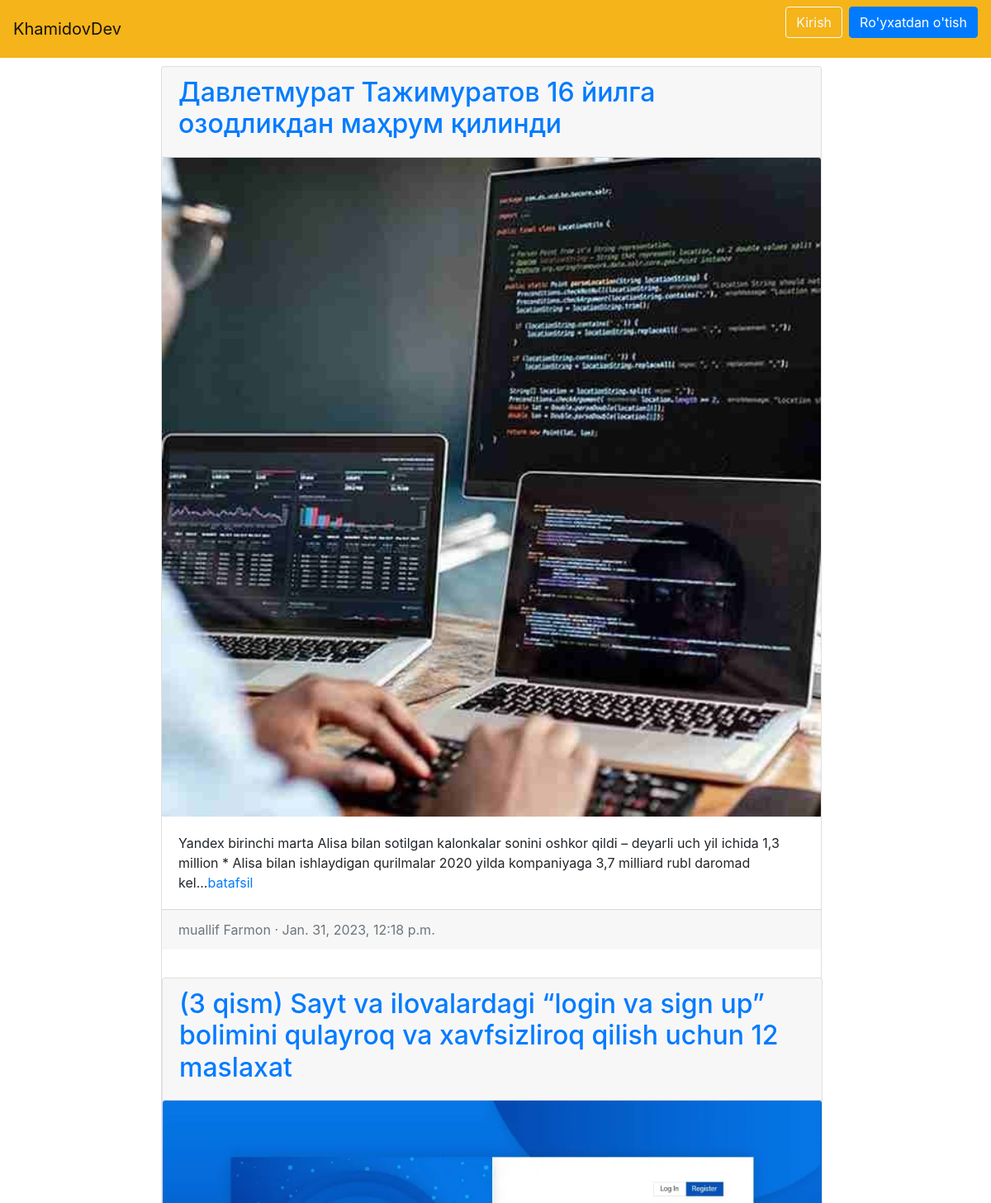
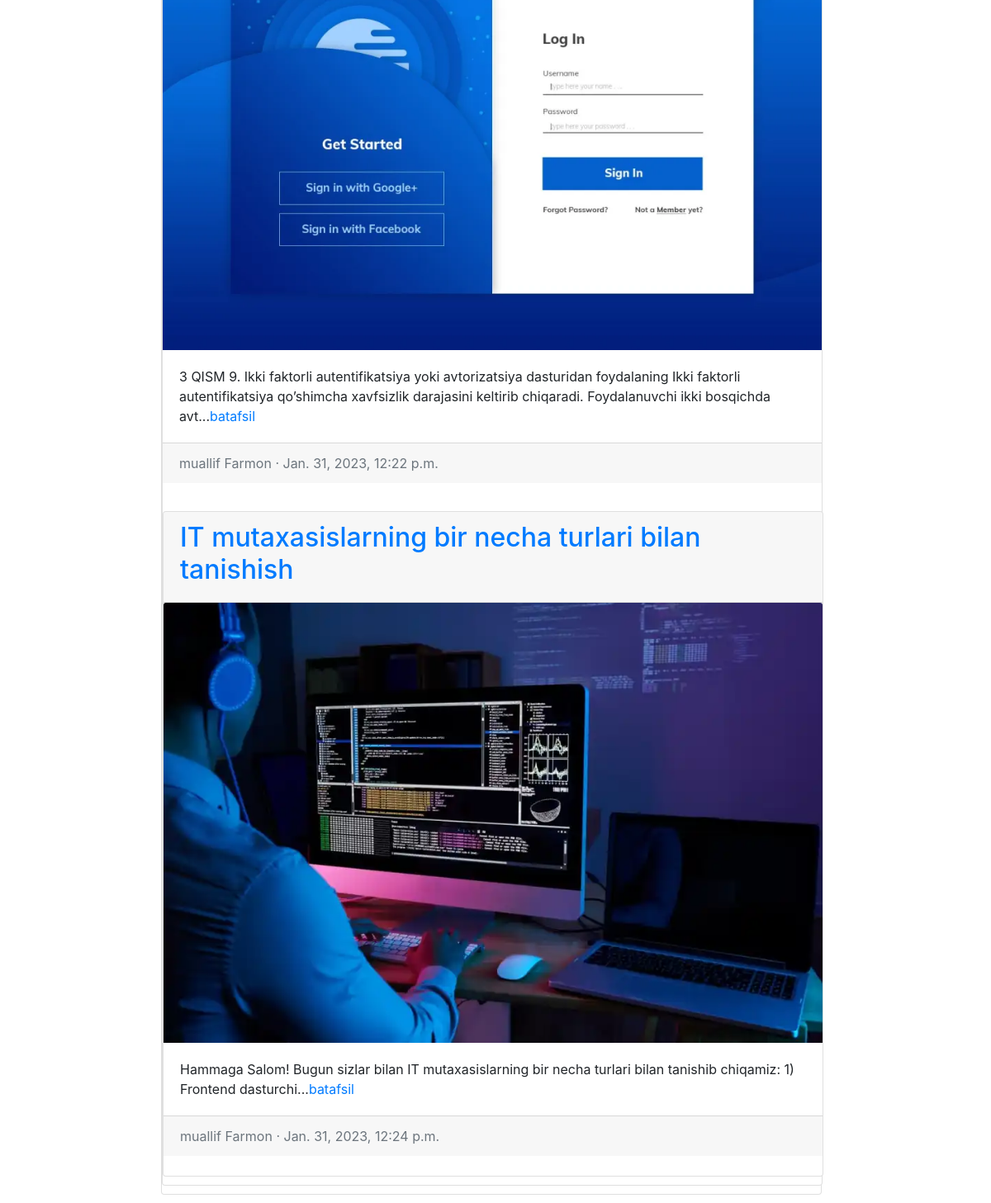
The app's page /articles/ with its own data (2 pictures, top to bottom).
### articles/models.py (models this page shows, shortened)
class Articles(models.Model):
    title = models.CharField(max_length=200)
    summary = models.CharField(max_length=200, blank=True)
    body = RichTextField()
    photo = models.ImageField(upload_to='images/', blank=True)
    date = models.DateTimeField(auto_now_add=True)
    author = models.ForeignKey(
        get_user_model(),
        on_delete=models.CASCADE,
    )

### blognetwork/models.py (models this page shows)
class CustomUser(AbstractUser):
    age = models.PositiveIntegerField(null=True, blank=True)

### articles/views.py (the view)
# urls.py: path('', ArticleListView.as_view(), name='article_list'),
class ArticleListView(ListView):
    model = Articles
    template_name = 'article_list.html'

### templates/article_list.html (shortened to what this page needs)
{% extends 'base.html' %}
{% block content %}
    {% for article in object_list %}
        <div class="card" style="width: 50rem; margin: 10px 0;">
            <div class="card-header">
                <span class="font-weight-bold"><a href="{% url 'article_detail' article.pk  %}"><h2>{{ article.title }}</h2></a></span>
            </div>
            {% if article.photo %}
                <img class="card-img-top" src="{{ article.photo.url }}" alt="{{ article.title }}">
            {%  endif %}
            <div class="card-body">
                {{ article.summary }}...<a href="{% url 'article_detail' article.pk  %}">batafsil</a>
            </div>
            <div class="card-footer text-left text-muted">
                <span class="text-muted">muallif {{ article.author | title }} &middot; {{ article.date }}</span>
            </div>
        <br />
    {% endfor %}
    </div>
{% endblock content %}

### templates/base.html (shortened to what this page needs)
{% load static %}
<!DOCTYPE html>
<html lang="en">
<head>
    <link rel="stylesheet" href="https://cdn.jsdelivr.net/npm/bootstrap@4.5.3/dist/css/bootstrap.min.css"
>
</head>
<body>
    <nav class="navbar navbar-expand-lg navbar-light" style="background-color: #F4B41A;">
        <a class="navbar-brand" href="{% url 'home' %}">
                KhamidovDev
        </a>
        <div class="collapse navbar-collapse" id="navbarSupportedContent">
            {% if user.is_authenticated %}
            <ul class="navbar-nav ml-auto">
                <li class="nav-item">
                    <a  class="nav-link text-black dropdown-toggle" href="#" id="navbarDropdown" role="button"
                        data-toggle="dropdown" aria-haspopup="true" aria-expanded="false">
                        {{ user.username | title }}
                    </a>
                    <div class="dropdown-menu dropdown-menu-lg-right" aria-labelledby="navbarDropdown">
                         <a class="dropdown-item" href="{% url 'article_new' %}">Yangi post</a>
                        <div class="dropdown-divider"></div>
                        <a class="dropdown-item" href="{% url 'password_change'%}">Kalit so'zni almashtirish</a>
                        <div class="dropdown-divider"></div>
                        <a class="dropdown-item" href="{% url 'logout' %}">Chiqib ketish</a>
                    </div>
                </li>
            </ul>
            {% else %}
            <form class="form-inline ml-auto">
                <a href="{% url 'login' %}" class="btn btn-outline-light">Kirish</a>
                <a href="{% url 'signup' %}" class="btn btn-primary ml-2">Ro'yxatdan o'tish</a>
            </form>
            {% endif %}
        </div>
    </nav>
    <main>
        <div class="container" style="width: 70%; margin: 10px auto;">
            {% block content %}
            {% endblock content %}
        </div>
    </main>
</body>
</html>

### records on screen
Articles: title "Давлетмурат Тажимуратов 16 йилга озодликдан маҳрум қилинди", photo (picture), summary "Yandex birinchi marta Alisa bilan sotilgan kalonkalar sonini oshkor qildi – deyarli uch yil ichida 1,3 million * Alisa bilan ishlaydigan qurilmalar 2020 yilda kompaniyaga 3,7 milliard rubl daromad kel", author "Farmon", date "Jan. 31, 2023, 12:18 p.m."
Articles: title "(3 qism) Sayt va ilovalardagi “login va sign up” bolimini qulayroq va xavfsizliroq qilish uchun 12 maslaxat", photo (picture), summary "3 QISM 9. Ikki faktorli autentifikatsiya yoki avtorizatsiya dasturidan foydalaning Ikki faktorli autentifikatsiya qo’shimcha xavfsizlik darajasini keltirib chiqaradi. Foydalanuvchi ikki bosqichda avt", author "Farmon", date "Jan. 31, 2023, 12:22 p.m."
Articles: title "IT mutaxasislarning bir necha turlari bilan tanishish", photo (picture), summary "Hammaga Salom! Bugun sizlar bilan IT mutaxasislarning bir necha turlari bilan tanishib chiqamiz: 1) Frontend dasturchi", author "Farmon", date "Jan. 31, 2023, 12:24 p.m."
